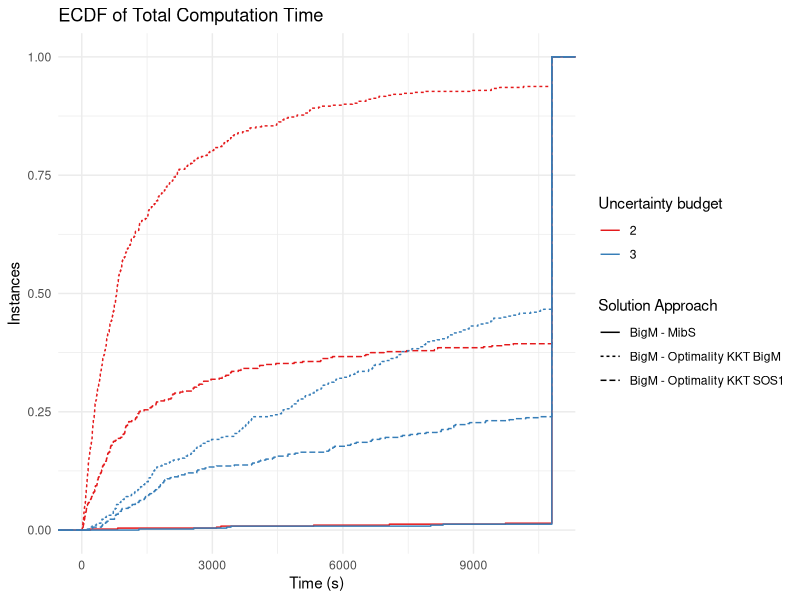
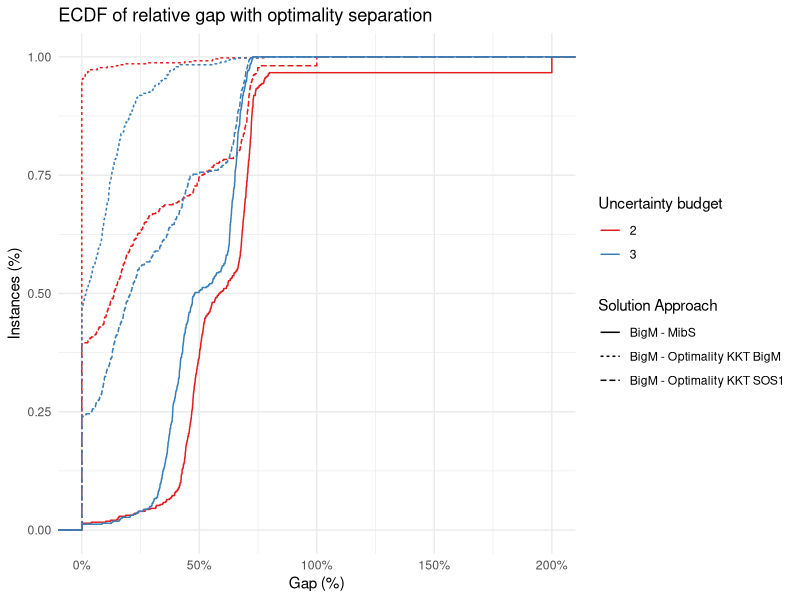
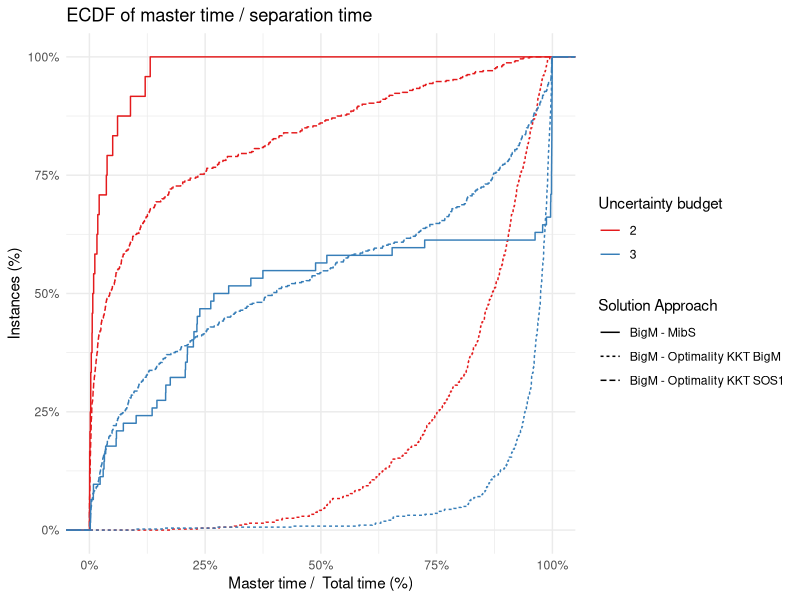
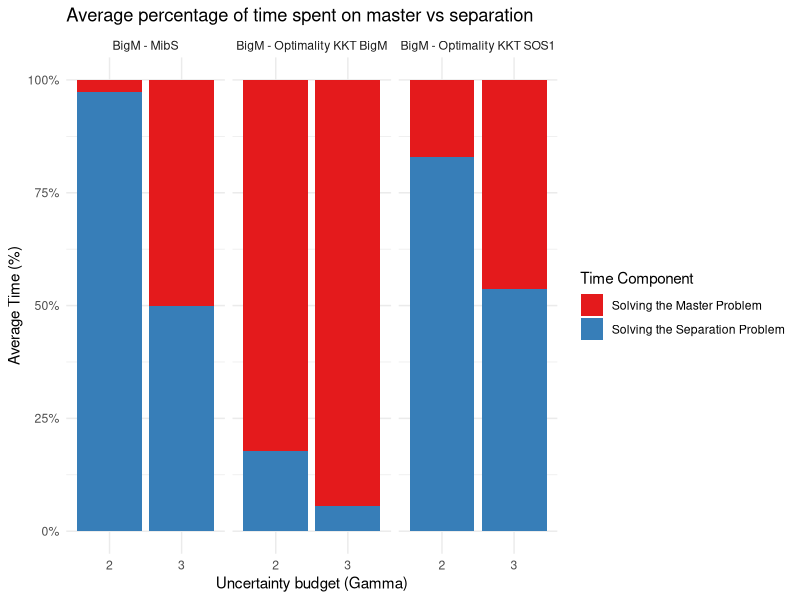
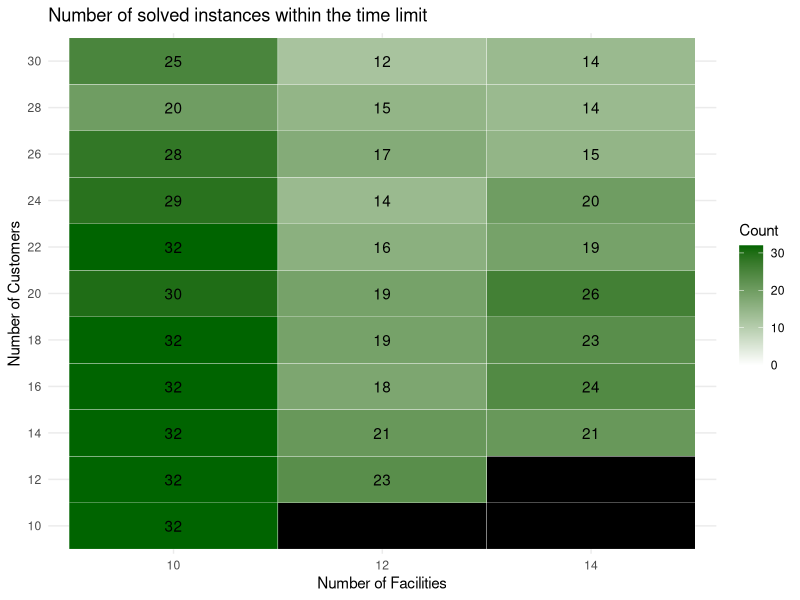
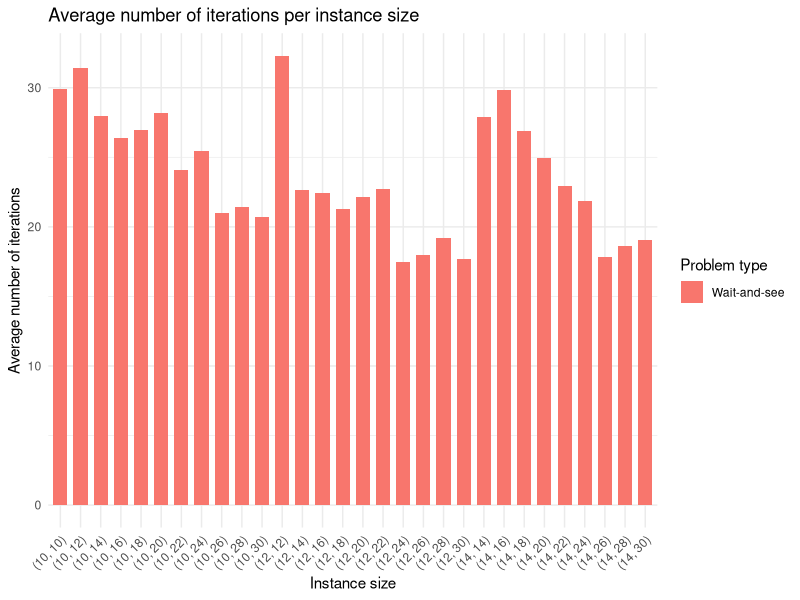
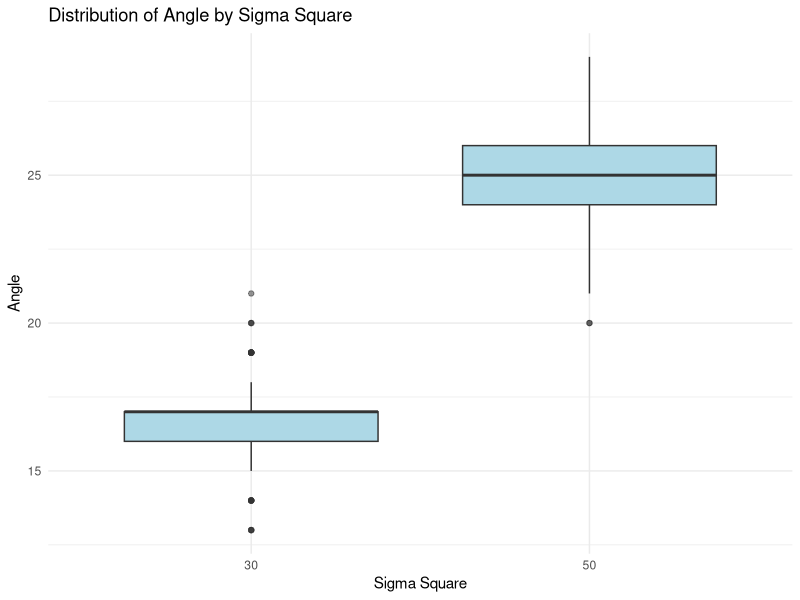
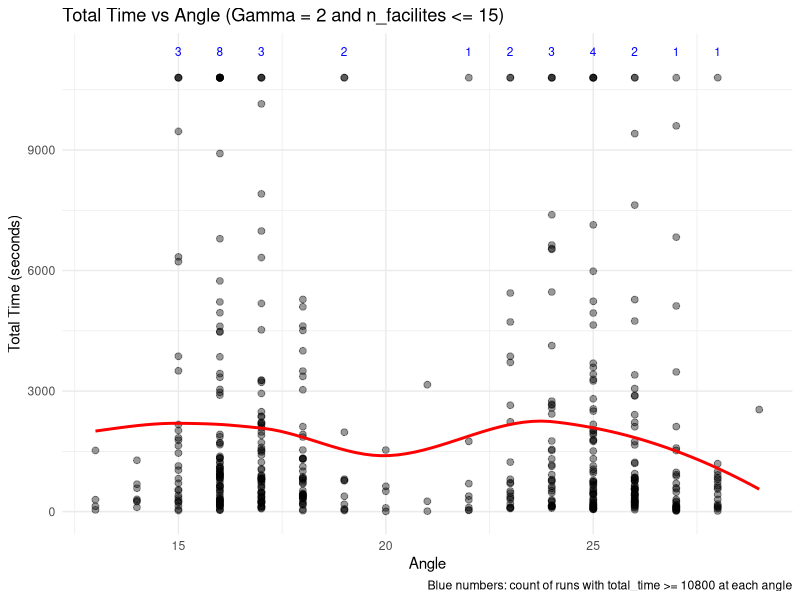

These charts were generated, in order, by the following R code:
## ---- chunk 1
library(ggplot2)
library(rmarkdown)
suppressWarnings(library(dplyr))
library(knitr)
library(kableExtra)
library(stringr)
library(RColorBrewer)
library(tidyr)
## ---- chunk 2
make_heatmap = function(data) {
  
  max_count = data %>%
    count(n_facilities, n_customers) %>%
    pull(n) %>%
    max()
  
  # Step 1: Get all existing combinations in the original data
  existing_combinations = data %>% distinct(n_facilities, n_customers)
  
  # Step 2: Get all combinations of existing values
  full_grid = expand_grid(
    n_facilities = unique(data$n_facilities),
    n_customers = unique(data$n_customers)
  )
  
  # Step 3: Mark whether the pair exists in the original data
  full_grid = full_grid %>%
    left_join(existing_combinations %>% mutate(exists = TRUE), by = c("n_facilities", "n_customers"))
  
  # Step 4: Count how many rows are below the time limit
  counts = data %>%
    filter(total_time < 10800) %>%
    count(n_facilities, n_customers, name = "count")
  
  # Step 5: Join the count info into the full grid
  summary_data = full_grid %>%
    left_join(counts, by = c("n_facilities", "n_customers"))
  
  # Step 6: Set count = 0 where pair exists but no row meets time condition
  summary_data = summary_data %>%
    mutate(
      count = ifelse(is.na(count) & exists == TRUE, 0, count)
    )
  
  # Step 7: Plot with text
  p = ggplot(summary_data, aes(x = factor(n_facilities), y = factor(n_customers), fill = count)) +
    geom_tile(color = "white") +
    geom_text(aes(label = ifelse(!is.na(count), count, "")), color = "black") +
    scale_fill_gradient(
      low = "white", high = "darkgreen", na.value = "black",
      limits = c(0,max_count)
    ) +
    labs(
      title = "Number of solved instances within the time limit",
      x = "Number of Facilities",
      y = "Number of Customers",
      fill = "Count"
    ) +
    theme_minimal()
  
  return(p)
}

## ---- chunk 3
make_ecdf_total_time = function(data) {
  p = ggplot(data, aes(x = total_time, color = factor(Gamma), linetype = full_approach ) ) +
      stat_ecdf(geom = "step", linewidth = .5) +
      #scale_y_continuous(labels = function(x) gsub("%", "\\\\%", scales::label_percent()(x))) +
      labs(
        title = "ECDF of Total Computation Time",
        x = "Time (s)",
        y = "Instances",
        color = "Uncertainty budget",
        linetype = "Solution Approach"
      ) +
      xlim(c(0,10800)) +
      theme_minimal() +
      scale_color_brewer(palette = "Set1")
  
  print(p)
  
  ecdf_table <- all_results_wait_and_see %>%
    group_by(Gamma, full_approach) %>%
    arrange(total_time) %>%
    mutate(y = ecdf(total_time)(total_time)) %>%
    select(Gamma, full_approach, x = total_time, y)
  
  return(ecdf_table)
}

make_ecdf_gap = function(data) {
  
  p = ggplot(data,
         aes(x = (best_obj - best_bound) / (abs(best_obj) + 1e-10), color = factor(Gamma), linetype = full_approach ) ) +
      stat_ecdf(geom = "step", linewidth = .5) +
      scale_x_continuous(labels = scales::percent) +
      labs(
        title = "ECDF of relative gap with optimality separation",
        x = "Gap (%)",
        y = "Instances (%)",
        color = "Uncertainty budget",
        linetype = "Solution Approach"
      ) +
      theme_minimal() +
      scale_color_brewer(palette = "Set1")
  
  return (p)
}

make_ecdf_master_time = function(data) {
  
  p = ggplot(data,
         aes(x = master_time / total_time, color = factor(Gamma), linetype =  full_approach) ) +
      stat_ecdf(geom = "step", linewidth = .5) +
      scale_x_continuous(labels = scales::percent) +
      scale_y_continuous(labels = scales::percent) +
      labs(
        title = "ECDF of master time / separation time",
        x = "Master time /  Total time (%)",
        y = "Instances (%)",
        color = "Uncertainty budget",
        linetype = "Solution Approach"
      ) +
      theme_minimal() +
      scale_color_brewer(palette = "Set1")
    
  return (p)
}

make_master_time_barplot = function(data) {
  
  # Compute percentages
  plot_data <- data %>%
    dplyr::mutate(
      master_pct = master_time / total_time,
      other_pct  = 1 - master_pct
    ) %>%
    tidyr::pivot_longer(
      cols = c(master_pct, other_pct),
      names_to = "component",
      values_to = "percentage"
    )
  
  # Bar plot
  p <- ggplot(plot_data,
              aes(x = factor(Gamma), y = percentage, fill = component)) +
    geom_bar(stat = "summary", fun = mean, position = "stack") +
    scale_y_continuous(labels = scales::percent) +
    scale_fill_manual(
      values = c(master_pct = "#E41A1C", other_pct = "#377EB8"),
      labels = c("Solving the Master Problem", "Solving the Separation Problem"),
      name = "Time Component"
    ) +
    facet_wrap(~ full_approach) +
    labs(
      title = "Average percentage of time spent on master vs separation",
      x = "Uncertainty budget (Gamma)",
      y = "Average Time (%)"
    ) +
    theme_minimal()
  
  return(p)
}

## ---- chunk 4
all_results_wait_and_see = rbind(
  read.csv("ws_results.csv", header = FALSE),
  read.csv("aro_results.csv", header = FALSE)
)
colnames(all_results_wait_and_see) = c("tag",
                          "instance",
                          "lower_objective_instance",
                          "n_facilities",
                          "n_customers", 
                          "d",
                          "angle",
                          "Gamma",
                          "master_method",
                          "separation_method",
                          "status",
                          "reason",
                          "best_bound",
                          "best_obj",
                          "total_time",
                          "master_time",
                          "separation_time",
                          "n_iterations")

all_results_wait_and_see = all_results_wait_and_see %>%
  mutate(
    separation_type = sub("_.*", "", separation_method),
    separation_method = gsub("_", " ", separation_method),
    separation_approach = sub("^[^_]+_", "", separation_method),
    full_approach = paste0(master_method, " - ", separation_approach),
    sigma_square = as.numeric(sub(".*_\\d+_(\\d+)_\\d+\\.txt$", "\\1", lower_objective_instance)),
    total_time = pmin(total_time, 10800),
    gap = (best_obj - best_bound) / (abs(best_obj) + 1e-10)
  )

#all_results_wait_and_see = all_results_wait_and_see %>% filter(n_facilities <= 25 & n_customers <= 40)

all_results_wait_and_see$tag = NULL

#print("*********************** WARNING: Filtering instances here ***********************")

#all_results_wait_and_see <- all_results_wait_and_see %>%
#  group_by(instance, lower_objective_instance, Gamma) %>%
#  mutate(n_full_approach = n_distinct(full_approach)) %>%
#  ungroup() %>%
#  filter(n_full_approach == n_distinct(all_results_wait_and_see$full_approach)) %>%
#  select(-n_full_approach)

paged_table(all_results_wait_and_see)
## ---- chunk 5

table = make_ecdf_total_time(all_results_wait_and_see)

write_ecdf_csv = function(data, column_name, filename) {
  
  x_points <- seq(0, max(data[[column_name]]), length.out = 100)

  combinations <- data %>%
    select(full_approach, Gamma) %>%
    distinct()
  
  # Compute ECDF values for each combination
  ecdf_table <- combinations %>%
    rowwise() %>%
    do({
      approach <- .$full_approach
      gamma <- .$Gamma
      
      # Subset the data
      df_sub <- data %>%
        filter(full_approach == approach, Gamma == gamma)
      
      # Compute ECDF
      F <- ecdf(df_sub[[column_name]])
      
      # Evaluate at x_points
      data.frame(
        x = x_points,
        value = F(x_points),
        full_approach = approach,
        Gamma = gamma
      )
    }) %>%
    ungroup()
  
  ecdf_wide <- ecdf_table %>%
    unite("approach_Gamma", full_approach, Gamma, sep = "_") %>%
    pivot_wider(names_from = approach_Gamma, values_from = value)
  
  
  ecdf_wide
  
  write.csv(ecdf_wide, filename, row.names = FALSE, quote = FALSE)
}

write_ecdf_csv(all_results_wait_and_see, "total_time", "uflp-ecdf-time.csv")
write_ecdf_csv(all_results_wait_and_see, "gap", "uflp-ecdf-gap.csv")

make_ecdf_gap(all_results_wait_and_see)
make_ecdf_master_time(all_results_wait_and_see)
make_master_time_barplot(all_results_wait_and_see)
## ---- chunk 6
wait_and_see_big_M = all_results_wait_and_see %>% filter(full_approach == "BigM - Optimality KKT BigM")
make_heatmap(wait_and_see_big_M)
## ---- chunk 7

wait_and_see_big_M_solved = wait_and_see_big_M %>% filter(total_time < 10800)

avg_iter_wait_and_see <- wait_and_see_big_M_solved %>%
  group_by(n_facilities, n_customers) %>%
  summarise(avg_iterations = mean(n_iterations, na.rm = TRUE), .groups = "drop") %>%
  mutate(problem_type = "Wait-and-see")

# Step 3: Create a label for each pair to use on the x-axis
avg_iterations_combined <- avg_iter_wait_and_see %>%
  mutate(pair = paste0("(", n_facilities, ", ", n_customers, ")"))

# Step 4: Plot side-by-side bars
ggplot(avg_iterations_combined, aes(x = pair, y = avg_iterations, fill = problem_type)) +
  geom_bar(stat = "identity", position = position_dodge(width = 0.8), width = 0.7) +
  labs(
    title = "Average number of iterations per instance size",
    x = "Instance size",
    y = "Average number of iterations",
    fill = "Problem type"
  ) +
  theme_minimal() +
  theme(axis.text.x = element_text(angle = 45, hjust = 1))
## ---- chunk 8
summary_table <- all_results_wait_and_see %>%
  filter(total_time < 10800) %>%
  group_by(full_approach, Gamma, n_facilities, n_customers) %>%
  summarise(
    #instance = paste(unique(instance), collapse = ", "),
    n_instances = n(),
    avg_total_time = median(total_time, na.rm = TRUE),
    avg_master_share = median(master_time / total_time * 100, na.rm = TRUE),
    avg_n_iterations = median(n_iterations, na.rm = TRUE),
    .groups = "drop"
  )

kable(summary_table)
## ---- chunk 9
wait_and_see_big_M %>% group_by(sigma_square) %>% summarise(avg_angle = mean(angle))

ggplot(wait_and_see_big_M, aes(x = factor(sigma_square), y = angle)) +
  geom_boxplot(outlier.alpha = 0.3, fill = "lightblue") +
  labs(
    title = "Distribution of Angle by Sigma Square",
    x = "Sigma Square",
    y = "Angle"
  ) +
  theme_minimal()

######################

for (Gamma_val in unique(wait_and_see_big_M$Gamma)) {
  
  data = wait_and_see_big_M %>% filter(Gamma == Gamma_val, n_facilities <= 15)
  
  # Count long runs per exact angle
  counts_per_angle <- data %>%
    group_by(angle) %>%
    summarise(long_runs = sum(total_time >= 10800, na.rm = TRUE)) %>%
    ungroup()
  
  # Plot with points, smooth line, and count labels
  p = ggplot(data, aes(x = angle, y = total_time)) +
    geom_point(alpha = 0.4, size = 2) +
    geom_smooth(method = "loess", se = FALSE, color = "red", size = 1) +
    geom_text(
      data = counts_per_angle %>% filter(long_runs > 0),
      aes(x = angle, y = max(data$total_time, na.rm = TRUE) * 1.05, label = long_runs),
      color = "blue",
      size = 3,
      vjust = 0
    ) +
    labs(
      title = paste0("Total Time vs Angle (Gamma = ", Gamma_val, " and n_facilites <= 15)"),
      x = "Angle",
      y = "Total Time (seconds)",
      caption = "Blue numbers: count of runs with total_time >= 10800 at each angle"
    ) +
    theme_minimal() +
    coord_cartesian(clip = "off")  # to show labels outside plot area
  
  print(p)
}
## ---- chunk 10
check_obj_consistency <- function(data) {
  data %>%
    filter(total_time < 10800) %>%
    group_by(instance, lower_objective_instance, Gamma) %>%
    summarise(
      n_methods = n_distinct(full_approach),
      n_obj     = n_distinct(best_obj),
      same_obj  = (n_obj == 1),
      obs = paste0(best_obj, collapse = ", "),
      .groups = "drop"
    ) %>%
    filter(!same_obj)
}

check_obj_consistency(all_results_wait_and_see)

all_results_wait_and_see %>% filter(n_iterations > 100)
